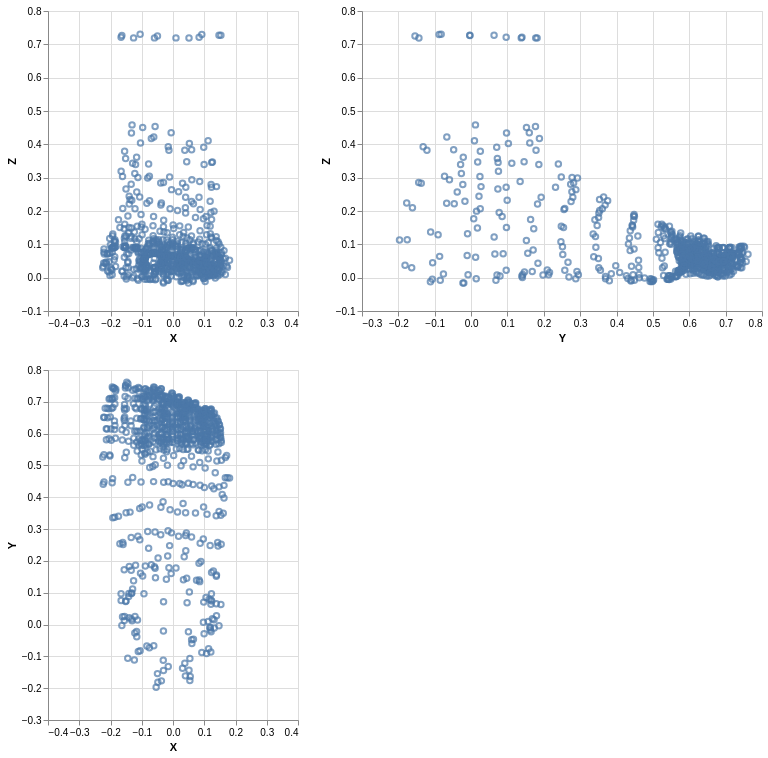

Source (notebook cell):
### Code cell
vertex_point = (xz_point | yz_point) & xy_point
vertex_point

### Figure 1 — Vega specification as saved in the notebook (floating-point values rounded to 4 significant figures; data arrays with more than 128 entries replaced by an {"elided": "..."} marker saying what was removed)
{"$schema": "https://vega.github.io/schema/vega/v5.json", "data": [{"name": "source_0"}, {"name": "data_0", "values": {"elided": "800 records"}}, {"name": "data_1", "values": {"elided": "800 records"}}, {"name": "data_2", "values": {"elided": "800 records"}}], "signals": [{"name": "concat_0_height", "value": 300}, {"name": "concat_0_concat_0_width", "value": 250}, {"name": "concat_0_concat_1_width", "value": 400}, {"name": "concat_1_width", "value": 250}, {"name": "concat_1_height", "value": 350}], "marks": [{"type": "group", "name": "concat_0_group", "marks": [{"type": "group", "name": "concat_0_concat_0_group", "encode": {"update": {"height": {"signal": "concat_0_height"}, "width": {"signal": "concat_0_concat_0_width"}}}, "marks": [{"type": "symbol", "name": "concat_0_concat_0_marks", "from": {"data": "data_0"}, "encode": {"update": {"x": {"field": "X", "scale": "concat_0_concat_0_x"}, "fill": {"value": "transparent"}, "opacity": {"value": 0.7}, "stroke": {"value": "#4c78a8"}, "y": {"field": "Z", "scale": "concat_0_concat_0_y"}}}, "style": ["point"]}], "axes": [{"scale": "concat_0_concat_0_x", "orient": "bottom", "grid": true, "maxExtent": 0, "zindex": 0, "minExtent": 0, "gridScale": "concat_0_concat_0_y", "domain": false, "tickCount": {"signal": "ceil(concat_0_concat_0_width/40)"}, "ticks": false, "labels": false, "aria": false}, {"scale": "concat_0_concat_0_y", "gridScale": "concat_0_concat_0_x", "labels": false, "minExtent": 0, "ticks": false, "aria": false, "maxExtent": 0, "grid": true, "domain": false, "zindex": 0, "orient": "left", "tickCount": {"signal": "ceil(concat_0_height/40)"}}, {"scale": "concat_0_concat_0_x", "grid": false, "tickCount": {"signal": "ceil(concat_0_concat_0_width/40)"}, "labelFlush": true, "zindex": 0, "title": "X", "labelOverlap": true, "orient": "bottom"}, {"scale": "concat_0_concat_0_y", "zindex": 0, "tickCount": {"signal": "ceil(concat_0_height/40)"}, "title": "Z", "labelOverlap": true, "orient": "left", "grid": false}], "style": "cell"}, {"type": "group", "name": "concat_0_concat_1_group", "encode": {"update": {"height": {"signal": "concat_0_height"}, "width": {"signal": "concat_0_concat_1_width"}}}, "marks": [{"type": "symbol", "name": "concat_0_concat_1_marks", "from": {"data": "data_1"}, "encode": {"update": {"stroke": {"value": "#4c78a8"}, "x": {"field": "Y", "scale": "concat_0_concat_1_x"}, "fill": {"value": "transparent"}, "opacity": {"value": 0.7}, "y": {"field": "Z", "scale": "concat_0_concat_1_y"}}}, "style": ["point"]}], "axes": [{"scale": "concat_0_concat_1_x", "zindex": 0, "aria": false, "gridScale": "concat_0_concat_1_y", "labels": false, "ticks": false, "tickCount": {"signal": "ceil(concat_0_concat_1_width/40)"}, "minExtent": 0, "grid": true, "domain": false, "orient": "bottom", "maxExtent": 0}, {"scale": "concat_0_concat_1_y", "zindex": 0, "grid": true, "ticks": false, "minExtent": 0, "domain": false, "aria": false, "gridScale": "concat_0_concat_1_x", "labels": false, "maxExtent": 0, "orient": "left", "tickCount": {"signal": "ceil(concat_0_height/40)"}}, {"scale": "concat_0_concat_1_x", "grid": false, "labelOverlap": true, "zindex": 0, "title": "Y", "orient": "bottom", "labelFlush": true, "tickCount": {"signal": "ceil(concat_0_concat_1_width/40)"}}, {"scale": "concat_0_concat_1_y", "labelOverlap": true, "zindex": 0, "title": "Z", "grid": false, "tickCount": {"signal": "ceil(concat_0_height/40)"}, "orient": "left"}], "style": "cell"}], "layout": {"padding": 20, "bounds": "full", "align": "each"}}, {"type": "group", "name": "concat_1_group", "encode": {"update": {"width": {"signal": "concat_1_width"}, "height": {"signal": "concat_1_height"}}}, "marks": [{"type": "symbol", "name": "concat_1_marks", "from": {"data": "data_2"}, "encode": {"update": {"fill": {"value": "transparent"}, "stroke": {"value": "#4c78a8"}, "x": {"field": "X", "scale": "concat_1_x"}, "y": {"field": "Y", "scale": "concat_1_y"}, "opacity": {"value": 0.7}}}, "style": ["point"]}], "axes": [{"scale": "concat_1_x", "orient": "bottom", "minExtent": 0, "gridScale": "concat_1_y", "ticks": false, "maxExtent": 0, "tickCount": {"signal": "ceil(concat_1_width/40)"}, "domain": false, "zindex": 0, "aria": false, "grid": true, "labels": false}, {"scale": "concat_1_y", "minExtent": 0, "tickCount": {"signal": "ceil(concat_1_height/40)"}, "labels": false, "domain": false, "maxExtent": 0, "orient": "left", "aria": false, "zindex": 0, "ticks": false, "grid": true, "gridScale": "concat_1_x"}, {"scale": "concat_1_x", "orient": "bottom", "title": "X", "grid": false, "labelFlush": true, "labelOverlap": true, "zindex": 0, "tickCount": {"signal": "ceil(concat_1_width/40)"}}, {"scale": "concat_1_y", "zindex": 0, "orient": "left", "grid": false, "title": "Y", "tickCount": {"signal": "ceil(concat_1_height/40)"}, "labelOverlap": true}], "style": "cell"}], "scales": [{"name": "concat_0_concat_0_x", "type": "linear", "domain": [-0.4, 0.4], "range": [0, {"signal": "concat_0_concat_0_width"}], "zero": true}, {"name": "concat_0_concat_0_y", "type": "linear", "domain": [-0.1, 0.8], "range": [{"signal": "concat_0_height"}, 0], "zero": true}, {"name": "concat_0_concat_1_x", "type": "linear", "domain": [-0.3, 0.8], "range": [0, {"signal": "concat_0_concat_1_width"}], "zero": true}, {"name": "concat_0_concat_1_y", "type": "linear", "domain": [-0.1, 0.8], "range": [{"signal": "concat_0_height"}, 0], "zero": true}, {"name": "concat_1_x", "type": "linear", "domain": [-0.4, 0.4], "range": [0, {"signal": "concat_1_width"}], "zero": true}, {"name": "concat_1_y", "type": "linear", "domain": [-0.3, 0.8], "range": [{"signal": "concat_1_height"}, 0], "zero": true}], "padding": 5, "layout": {"padding": 20, "columns": 1, "bounds": "full", "align": "each"}, "background": "white"}
